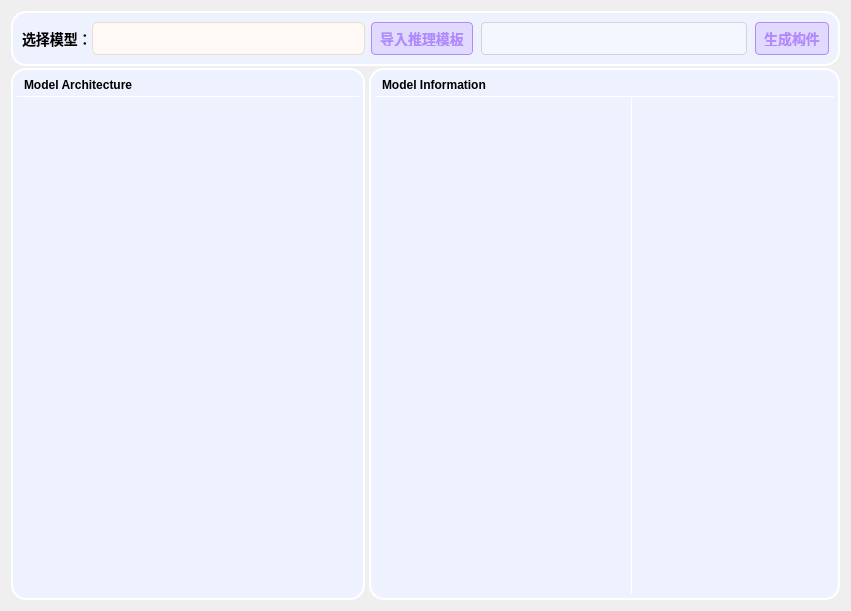
<?xml version="1.0" encoding="UTF-8"?>
<ui version="4.0">
 <class>ComponentGenerateWidget</class>
 <widget class="QWidget" name="ComponentGenerateWidget">
  <property name="geometry">
   <rect>
    <x>0</x>
    <y>0</y>
    <width>851</width>
    <height>611</height>
   </rect>
  </property>
  <property name="windowTitle">
   <string>Form</string>
  </property>
  <layout class="QHBoxLayout" name="horizontalLayout">
   <item>
    <widget class="QFrame" name="ComponentGenerationFrame">
     <property name="frameShape">
      <enum>QFrame::NoFrame</enum>
     </property>
     <layout class="QVBoxLayout" name="verticalLayout_22">
      <property name="spacing">
       <number>2</number>
      </property>
      <property name="leftMargin">
       <number>0</number>
      </property>
      <property name="topMargin">
       <number>0</number>
      </property>
      <property name="rightMargin">
       <number>0</number>
      </property>
      <property name="bottomMargin">
       <number>0</number>
      </property>
      <item>
       <widget class="QFrame" name="frame_6">
        <property name="minimumSize">
         <size>
          <width>0</width>
          <height>55</height>
         </size>
        </property>
        <property name="maximumSize">
         <size>
          <width>16777215</width>
          <height>55</height>
         </size>
        </property>
        <property name="styleSheet">
         <string notr="true">QFrame#frame_6{
background-color: rgb(238, 242, 255);
border:2px solid rgb(255, 255, 255);
border-radius:15px
}</string>
        </property>
        <property name="frameShape">
         <enum>QFrame::NoFrame</enum>
        </property>
        <layout class="QHBoxLayout" name="horizontalLayout_33" stretch="3,4">
         <item>
          <widget class="QFrame" name="frame_8">
           <property name="styleSheet">
            <string notr="true">background:transparent;</string>
           </property>
           <property name="frameShape">
            <enum>QFrame::NoFrame</enum>
           </property>
           <property name="lineWidth">
            <number>0</number>
           </property>
           <layout class="QHBoxLayout" name="horizontalLayout_34">
            <property name="spacing">
             <number>0</number>
            </property>
            <property name="leftMargin">
             <number>0</number>
            </property>
            <property name="topMargin">
             <number>0</number>
            </property>
            <property name="rightMargin">
             <number>0</number>
            </property>
            <property name="bottomMargin">
             <number>0</number>
            </property>
            <item>
             <widget class="QLabel" name="label_2">
              <property name="sizePolicy">
               <sizepolicy hsizetype="Maximum" vsizetype="Preferred">
                <horstretch>0</horstretch>
                <verstretch>0</verstretch>
               </sizepolicy>
              </property>
              <property name="styleSheet">
               <string notr="true">font-size:14px;
font-weight:600;</string>
              </property>
              <property name="text">
               <string>选择模型：</string>
              </property>
             </widget>
            </item>
            <item>
             <widget class="QComboBox" name="ComponentModelComboBox">
              <property name="sizePolicy">
               <sizepolicy hsizetype="Preferred" vsizetype="Preferred">
                <horstretch>0</horstretch>
                <verstretch>0</verstretch>
               </sizepolicy>
              </property>
              <property name="styleSheet">
               <string notr="true">QComboBox {
    background-color: #FEF9F5;
    color: #5D4037;
    border: 1px solid #E8DDD0;
    border-radius: 6px;
    padding: 6px 10px;
    font-size: 13px;
    min-height: 15px;
	min-width: 150px;
}

QComboBox:hover {
    background-color: #FDF5EC;
    border: 1px solid #D7CCC8;
}

QComboBox:focus {
    border: 2px solid #BCAAA4;
    background-color: #FEFAFA;
}

QComboBox:on {
    border: 2px solid #A1887F;
    background-color: #FDF7F0;
}

QComboBox::drop-down {
    width: 25px;
    border: none;
    background-color: transparent;
    border-top-right-radius: 6px;
    border-bottom-right-radius: 6px;
}

QComboBox::drop-down:hover {
    background-color: #F3E5D3;
}

QComboBox::down-arrow {
    width: 12px;
    height: 12px;
    image: url(:/img/images/box_down.png);
}

QComboBox::down-arrow:on {
    image: url(:/img/images/box_up.png);
}

QComboBox QAbstractItemView {
    border: 1px solid #E8DDD0;
    border-radius: 6px;
    outline: none;
    padding: 5px;
    background-color: #FEFBF8;
    selection-background-color: #F0E7D8;
    selection-color: #5D4037;
}

QComboBox QAbstractItemView::item {
    min-height: 25px;
    padding: 3px 8px;
    color: #5D4037;
    border: none;
}

QComboBox QAbstractItemView::item:hover {
    background-color: #F5EDE1;
}

QComboBox QScrollBar:vertical {
    width: 8px;
    background-color: #F5F5F5;
    border-radius: 4px;
}

QComboBox QScrollBar::handle:vertical {
    background-color: #D7CCC8;
    border-radius: 4px;
    min-height: 20px;
}

QComboBox QScrollBar::handle:vertical:hover {
    background-color: #BCAAA4;
}</string>
              </property>
              <property name="sizeAdjustPolicy">
               <enum>QComboBox::AdjustToContents</enum>
              </property>
             </widget>
            </item>
           </layout>
          </widget>
         </item>
         <item>
          <widget class="QFrame" name="frame_12">
           <property name="styleSheet">
            <string notr="true">background:transparent;</string>
           </property>
           <property name="frameShape">
            <enum>QFrame::NoFrame</enum>
           </property>
           <layout class="QHBoxLayout" name="horizontalLayout_35">
            <property name="spacing">
             <number>0</number>
            </property>
            <property name="leftMargin">
             <number>0</number>
            </property>
            <property name="topMargin">
             <number>0</number>
            </property>
            <property name="rightMargin">
             <number>0</number>
            </property>
            <property name="bottomMargin">
             <number>0</number>
            </property>
            <item>
             <widget class="QPushButton" name="loadTerminalInferenceProject">
              <property name="styleSheet">
               <string notr="true">QPushButton#loadTerminalInferenceProject{
	border:none;
	border-radius: 4px;
	border: 1px solid #b08bfd;
	background-color:#e1d9fe;
	color: #b08bfd;
	font-weight: bold;
	font-size:14px;
	padding: 8px;
	margin-right: 8px;
}
QPushButton#loadTerminalInferenceProject:hover{
	background-color:#b08bfd;
	color: #fff;
}</string>
              </property>
              <property name="text">
               <string>导入推理模板</string>
              </property>
             </widget>
            </item>
            <item>
             <widget class="QLineEdit" name="inferenceProjectPathLineEdit">
              <property name="sizePolicy">
               <sizepolicy hsizetype="Expanding" vsizetype="Preferred">
                <horstretch>0</horstretch>
                <verstretch>0</verstretch>
               </sizepolicy>
              </property>
              <property name="styleSheet">
               <string notr="true"> background-color: rgba(255,255,255,90);
		color: rgba(0, 0, 0, 200);
		font: 600 14px &quot;Segoe UI&quot;;
        border: 1px solid lightgray;
        border-radius: 4px;</string>
              </property>
              <property name="readOnly">
               <bool>true</bool>
              </property>
             </widget>
            </item>
            <item>
             <widget class="QPushButton" name="generateComponentButton">
              <property name="styleSheet">
               <string notr="true">QPushButton#generateComponentButton{
	border:none;
	border-radius: 4px;
	border: 1px solid #b18bfd;
	background-color:#e1d9fe;
	color: #b18bfd;
	font-weight: bold;
	font-size:14px;
	padding: 8px;
	margin-left: 8px;
}
QPushButton#generateComponentButton:hover{
	background-color:#b18bfd;
	color: #fff;
}
QPushButton#generateComponentButton:disabled
{
	border:1px solid #9ea1b8;
    background-color:#9ea1b8;/*改变背景色*/
    color: #fff;
}</string>
              </property>
              <property name="text">
               <string>生成构件</string>
              </property>
             </widget>
            </item>
           </layout>
          </widget>
         </item>
        </layout>
       </widget>
      </item>
      <item>
       <widget class="QFrame" name="frame_7">
        <property name="frameShape">
         <enum>QFrame::NoFrame</enum>
        </property>
        <layout class="QHBoxLayout" name="horizontalLayout_36" stretch="3,4">
         <property name="spacing">
          <number>4</number>
         </property>
         <property name="leftMargin">
          <number>0</number>
         </property>
         <property name="topMargin">
          <number>0</number>
         </property>
         <property name="rightMargin">
          <number>0</number>
         </property>
         <property name="bottomMargin">
          <number>0</number>
         </property>
         <item>
          <widget class="QFrame" name="frame_38">
           <property name="styleSheet">
            <string notr="true">QFrame#frame_38{
background-color: rgb(238, 242, 255);
border:2px solid rgb(255, 255, 255);
border-radius:15px;
padding:4px;
}</string>
           </property>
           <property name="frameShape">
            <enum>QFrame::NoFrame</enum>
           </property>
           <property name="lineWidth">
            <number>0</number>
           </property>
           <layout class="QVBoxLayout" name="verticalLayout_23">
            <property name="spacing">
             <number>0</number>
            </property>
            <property name="leftMargin">
             <number>0</number>
            </property>
            <property name="topMargin">
             <number>0</number>
            </property>
            <property name="rightMargin">
             <number>0</number>
            </property>
            <property name="bottomMargin">
             <number>0</number>
            </property>
            <item>
             <widget class="QLabel" name="label_6">
              <property name="sizePolicy">
               <sizepolicy hsizetype="Preferred" vsizetype="Fixed">
                <horstretch>0</horstretch>
                <verstretch>0</verstretch>
               </sizepolicy>
              </property>
              <property name="styleSheet">
               <string notr="true">font: 600 14px &quot;Segoe UI&quot;; 
font-weight:bold;
padding:4px;
background-color: transparent;</string>
              </property>
              <property name="text">
               <string>Model Architecture</string>
              </property>
             </widget>
            </item>
            <item>
             <widget class="QFrame" name="frame_43">
              <property name="styleSheet">
               <string notr="true">background-color:transparent;
border-top:1px solid #fff;</string>
              </property>
              <property name="frameShape">
               <enum>QFrame::NoFrame</enum>
              </property>
              <layout class="QVBoxLayout" name="verticalLayout_38">
               <item>
                <widget class="QLabel" name="graphvizInfo">
                 <property name="sizePolicy">
                  <sizepolicy hsizetype="MinimumExpanding" vsizetype="MinimumExpanding">
                   <horstretch>0</horstretch>
                   <verstretch>0</verstretch>
                  </sizepolicy>
                 </property>
                 <property name="font">
                  <font>
                   <family>Times New Roman</family>
                  </font>
                 </property>
                 <property name="styleSheet">
                  <string notr="true">QLabel#graphvizInfo{
font-family:Times New Roman,Microsoft YaHei;
border:none;
background:transparent;
}</string>
                 </property>
                 <property name="text">
                  <string/>
                 </property>
                 <property name="wordWrap">
                  <bool>true</bool>
                 </property>
                </widget>
               </item>
              </layout>
             </widget>
            </item>
           </layout>
          </widget>
         </item>
         <item>
          <widget class="QFrame" name="frame_39">
           <property name="styleSheet">
            <string notr="true">QFrame#frame_39{
background-color: rgb(238, 242, 255);
border:2px solid rgb(255, 255, 255);
border-radius:15px;
padding:4px;
}</string>
           </property>
           <property name="frameShape">
            <enum>QFrame::NoFrame</enum>
           </property>
           <property name="lineWidth">
            <number>0</number>
           </property>
           <layout class="QVBoxLayout" name="verticalLayout_24">
            <property name="spacing">
             <number>0</number>
            </property>
            <property name="leftMargin">
             <number>0</number>
            </property>
            <property name="topMargin">
             <number>0</number>
            </property>
            <property name="rightMargin">
             <number>0</number>
            </property>
            <property name="bottomMargin">
             <number>0</number>
            </property>
            <item>
             <widget class="QLabel" name="label_15">
              <property name="sizePolicy">
               <sizepolicy hsizetype="Preferred" vsizetype="Fixed">
                <horstretch>0</horstretch>
                <verstretch>0</verstretch>
               </sizepolicy>
              </property>
              <property name="styleSheet">
               <string notr="true">font: 600 14px &quot;Segoe UI&quot;; 
font-weight:bold;
padding:4px;
background-color: transparent;</string>
              </property>
              <property name="text">
               <string>Model Information</string>
              </property>
             </widget>
            </item>
            <item>
             <widget class="QFrame" name="frame_40">
              <property name="styleSheet">
               <string notr="true">border:none;
border-top:1px solid #fff;
background:transparent;</string>
              </property>
              <property name="frameShape">
               <enum>QFrame::NoFrame</enum>
              </property>
              <property name="lineWidth">
               <number>0</number>
              </property>
              <layout class="QHBoxLayout" name="horizontalLayout_37">
               <property name="spacing">
                <number>0</number>
               </property>
               <property name="leftMargin">
                <number>0</number>
               </property>
               <property name="topMargin">
                <number>0</number>
               </property>
               <property name="rightMargin">
                <number>0</number>
               </property>
               <property name="bottomMargin">
                <number>0</number>
               </property>
               <item>
                <widget class="QFrame" name="frame_41">
                 <property name="sizePolicy">
                  <sizepolicy hsizetype="Fixed" vsizetype="Preferred">
                   <horstretch>0</horstretch>
                   <verstretch>0</verstretch>
                  </sizepolicy>
                 </property>
                 <property name="minimumSize">
                  <size>
                   <width>0</width>
                   <height>0</height>
                  </size>
                 </property>
                 <property name="maximumSize">
                  <size>
                   <width>16777215</width>
                   <height>16777215</height>
                  </size>
                 </property>
                 <property name="styleSheet">
                  <string notr="true">border:none;
border-right:1px solid #fff;</string>
                 </property>
                 <property name="frameShape">
                  <enum>QFrame::NoFrame</enum>
                 </property>
                 <property name="lineWidth">
                  <number>0</number>
                 </property>
                 <layout class="QHBoxLayout" name="horizontalLayout_38">
                  <property name="spacing">
                   <number>0</number>
                  </property>
                  <property name="leftMargin">
                   <number>0</number>
                  </property>
                  <property name="topMargin">
                   <number>0</number>
                  </property>
                  <property name="rightMargin">
                   <number>0</number>
                  </property>
                  <property name="bottomMargin">
                   <number>0</number>
                  </property>
                  <item>
                   <widget class="QTreeWidget" name="modelInfoTreeWidget">
                    <property name="sizePolicy">
                     <sizepolicy hsizetype="Fixed" vsizetype="Expanding">
                      <horstretch>0</horstretch>
                      <verstretch>0</verstretch>
                     </sizepolicy>
                    </property>
                    <property name="minimumSize">
                     <size>
                      <width>200</width>
                      <height>0</height>
                     </size>
                    </property>
                    <property name="font">
                     <font>
                      <pointsize>-1</pointsize>
                     </font>
                    </property>
                    <property name="styleSheet">
                     <string notr="true">QTreeWidget QHeaderView::section {
   background-color: transparent;
	border:none;
	padding:4px;
	font-weight: bold;
	font-size: 14px;
}
QTreeWidget{
	border:none;
	font-size: 13px;
}</string>
                    </property>
                    <property name="frameShape">
                     <enum>QFrame::NoFrame</enum>
                    </property>
                    <property name="lineWidth">
                     <number>1</number>
                    </property>
                    <property name="verticalScrollBarPolicy">
                     <enum>Qt::ScrollBarAsNeeded</enum>
                    </property>
                    <property name="horizontalScrollBarPolicy">
                     <enum>Qt::ScrollBarAsNeeded</enum>
                    </property>
                    <property name="sizeAdjustPolicy">
                     <enum>QAbstractScrollArea::AdjustIgnored</enum>
                    </property>
                    <property name="rootIsDecorated">
                     <bool>true</bool>
                    </property>
                    <property name="uniformRowHeights">
                     <bool>false</bool>
                    </property>
                    <property name="animated">
                     <bool>true</bool>
                    </property>
                    <property name="wordWrap">
                     <bool>true</bool>
                    </property>
                    <property name="headerHidden">
                     <bool>true</bool>
                    </property>
                    <attribute name="headerVisible">
                     <bool>false</bool>
                    </attribute>
                    <attribute name="headerCascadingSectionResizes">
                     <bool>false</bool>
                    </attribute>
                    <attribute name="headerDefaultSectionSize">
                     <number>200</number>
                    </attribute>
                    <attribute name="headerHighlightSections">
                     <bool>true</bool>
                    </attribute>
                    <attribute name="headerStretchLastSection">
                     <bool>true</bool>
                    </attribute>
                    <column>
                     <property name="text">
                      <string notr="true">1</string>
                     </property>
                    </column>
                   </widget>
                  </item>
                 </layout>
                </widget>
               </item>
               <item>
                <widget class="QFrame" name="frame_42">
                 <property name="styleSheet">
                  <string notr="true">border:none;</string>
                 </property>
                 <property name="frameShape">
                  <enum>QFrame::NoFrame</enum>
                 </property>
                 <layout class="QHBoxLayout" name="horizontalLayout_40">
                  <property name="spacing">
                   <number>0</number>
                  </property>
                  <property name="leftMargin">
                   <number>0</number>
                  </property>
                  <property name="topMargin">
                   <number>0</number>
                  </property>
                  <property name="rightMargin">
                   <number>0</number>
                  </property>
                  <property name="bottomMargin">
                   <number>0</number>
                  </property>
                  <item>
                   <widget class="QTextEdit" name="modelStructureInfo">
                    <property name="styleSheet">
                     <string notr="true">font-weight:bold;</string>
                    </property>
                    <property name="readOnly">
                     <bool>true</bool>
                    </property>
                   </widget>
                  </item>
                 </layout>
                </widget>
               </item>
              </layout>
             </widget>
            </item>
           </layout>
          </widget>
         </item>
        </layout>
       </widget>
      </item>
     </layout>
    </widget>
   </item>
  </layout>
 </widget>
 <resources/>
 <connections/>
</ui>
